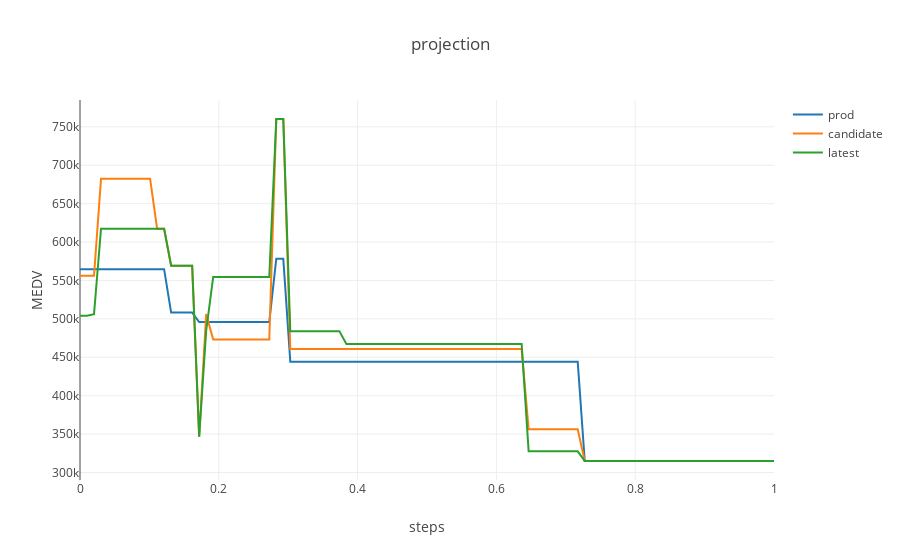

Notebook cell for this chart:
### Markdown cell above
### Plot projections

### Code cell
data_1 = ml_repo.get('sample1', full_object = True)
left = data_1.x_data[0,:]
right = data_1.x_data[10,:]
output_index = 0
plot.projection(ml_repo, left = left, right=right, n_steps = 100, output_index = output_index)
